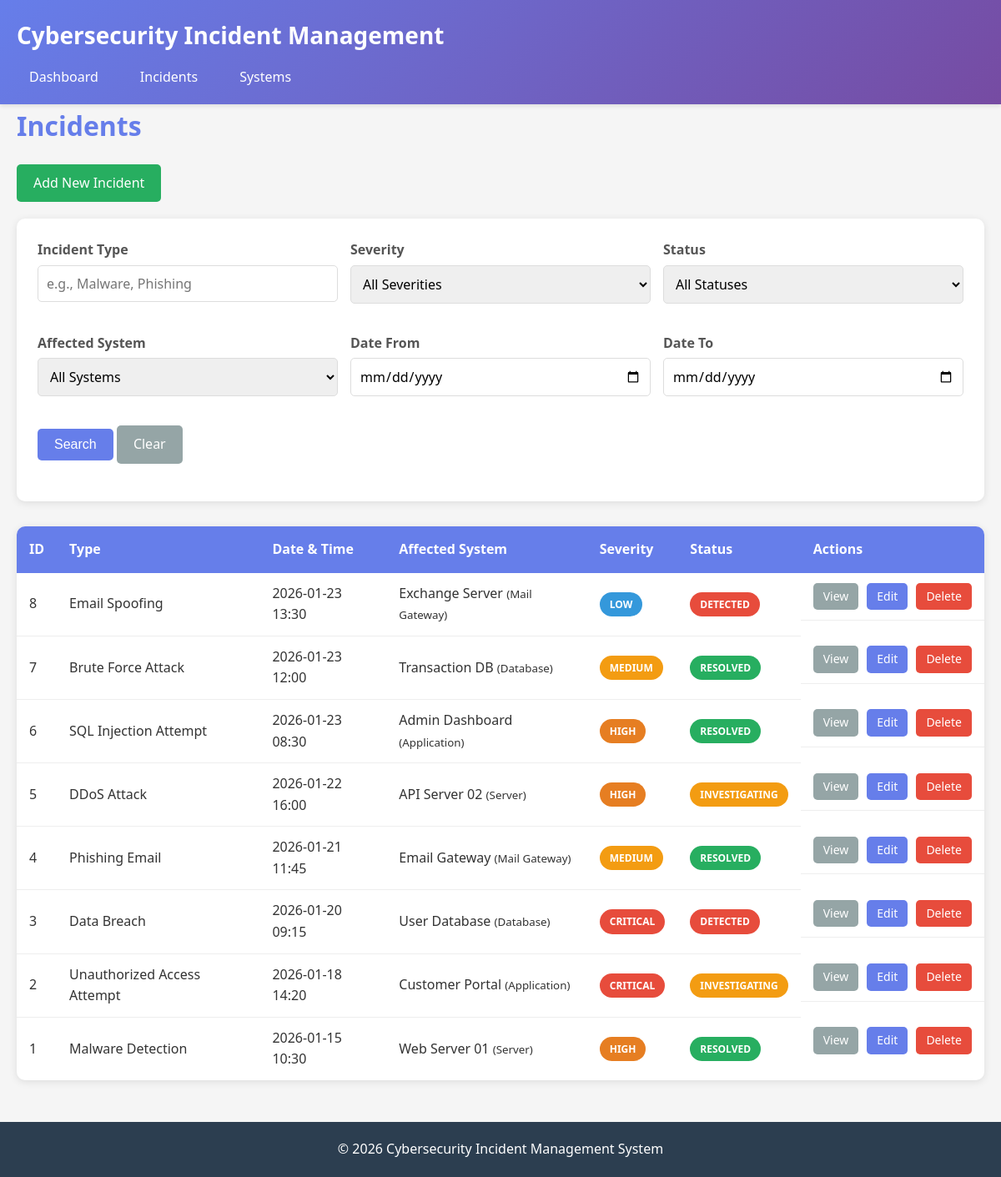
/incidents.php, run on an earlier commit of the app's database.
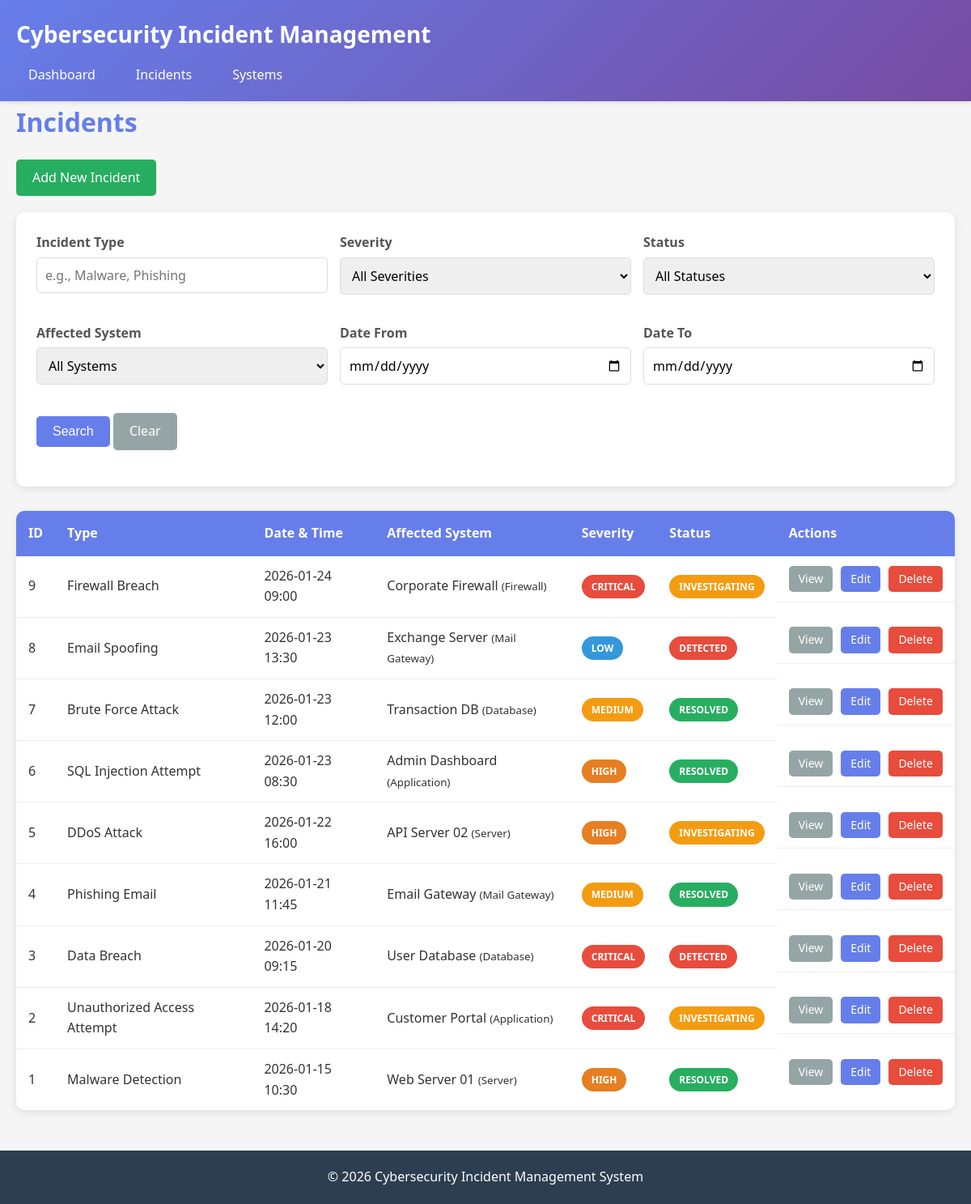
And on a later commit of the database.
### tables this page shows
CREATE TABLE incidents (
    id INT AUTO_INCREMENT PRIMARY KEY,
    incident_type VARCHAR(255) NOT NULL,
    date_time DATETIME NOT NULL,
    affected_system_id INT NOT NULL,
    severity ENUM('Low', 'Medium', 'High', 'Critical') NOT NULL,
    status ENUM('Detected', 'Investigating', 'Resolved') DEFAULT 'Detected',
    resolution_notes TEXT,
    created_at TIMESTAMP DEFAULT CURRENT_TIMESTAMP,
    updated_at TIMESTAMP DEFAULT CURRENT_TIMESTAMP ON UPDATE CURRENT_TIMESTAMP,
    FOREIGN KEY (affected_system_id) REFERENCES systems(id) ON DELETE CASCADE
);

CREATE TABLE systems (
    id INT AUTO_INCREMENT PRIMARY KEY,
    name VARCHAR(255) NOT NULL,
    type ENUM('Server', 'Application', 'Database', 'Firewall', 'Mail Gateway') NOT NULL,
    description TEXT,
    created_at TIMESTAMP DEFAULT CURRENT_TIMESTAMP,
    updated_at TIMESTAMP DEFAULT CURRENT_TIMESTAMP ON UPDATE CURRENT_TIMESTAMP
);

### includes/functions.php (called while the page is built, shortened)
<?php
function escape($string) {
    return htmlspecialchars($string, ENT_QUOTES, 'UTF-8');
}
function getSeverityColor($severity) {
    switch ($severity) {
        case 'Critical':
            return 'severity-critical';
        case 'High':
            return 'severity-high';
        case 'Medium':
            return 'severity-medium';
        case 'Low':
            return 'severity-low';
    }
}
function getStatusColor($status) {
    switch ($status) {
        case 'Detected':
            return 'status-detected';
        case 'Investigating':
            return 'status-investigating';
        case 'Resolved':
            return 'status-resolved';
    }
}
?>

### public/incidents.php (the view, shortened to what the changed rows need)
<?php
require_once '../includes/header.php';
$conn = getDBConnection();
$query = "
    SELECT i.*, s.name as system_name, s.type as system_type
    FROM incidents i
    JOIN systems s ON i.affected_system_id = s.id
    WHERE 1=1";
$params = [];
$query .= " ORDER BY i.date_time DESC";
$stmt = $conn->prepare($query);
$stmt->execute($params);
$incidents = $stmt->fetchAll();
?>
<h2 class="page-title">Incidents</h2>
<div class="table-container">
    <table>
        <thead>
            <tr>
                <th>ID</th>
                <th>Type</th>
                <th>Date & Time</th>
                <th>Affected System</th>
                <th>Severity</th>
                <th>Status</th>
                <th>Actions</th>
            </tr>
        </thead>
        <tbody>
            <?php if (count($incidents) > 0): ?>
                <?php foreach ($incidents as $incident): ?>
                    <tr data-incident-id="<?php echo escape($incident['id']); ?>">
                        <td><?php echo escape($incident['id']); ?></td>
                        <td><?php echo escape($incident['incident_type']); ?></td>
                        <td><?php echo escape(date('Y-m-d H:i', strtotime($incident['date_time']))); ?></td>
                        <td><?php echo escape($incident['system_name']); ?> <small>(<?php echo escape($incident['system_type']); ?>)</small></td>
                        <td><span class="badge <?php echo getSeverityColor($incident['severity']); ?>"><?php echo escape($incident['severity']); ?></span></td>
                        <td>
                            <span class="badge status-badge <?php echo getStatusColor($incident['status']); ?>" style="cursor: pointer;" onclick="cycleIncidentStatus(<?php echo escape($incident['id']); ?>, '<?php echo escape($incident['status']); ?>')"><?php echo escape($incident['status']); ?></span>
                        </td>
                        <td class="action-buttons">
                            <a href="view_incident.php?id=<?php echo escape($incident['id']); ?>" class="btn btn-secondary" style="padding: 5px 12px; font-size: 14px;">View</a>
                            <a href="edit_incident.php?id=<?php echo escape($incident['id']); ?>" class="btn" style="padding: 5px 12px; font-size: 14px;">Edit</a>
                            <a href="delete_incident.php?id=<?php echo escape($incident['id']); ?>" class="btn btn-danger" style="padding: 5px 12px; font-size: 14px;" onclick="return confirmDelete('Are you sure you want to delete this incident?')">Delete</a>
                        </td>
                    </tr>
                <?php endforeach; ?>
            <?php else: ?>
                <tr>
                    <td colspan="7" class="empty-state">No incidents found. <a href="add_incident.php">Add your first incident</a></td>
                </tr>
            <?php endif; ?>
        </tbody>
    </table>
</div>
<?php require_once '../includes/footer.php'; ?>

What changed in the data, as far as the page shows it:
added incidents: id "9", incident_type "Firewall Breach", date_time "2026-01-24 09:00", affected_system.name "Corporate Firewall", affected_system.type "Firewall", severity "CRITICAL", status "INVESTIGATING"
